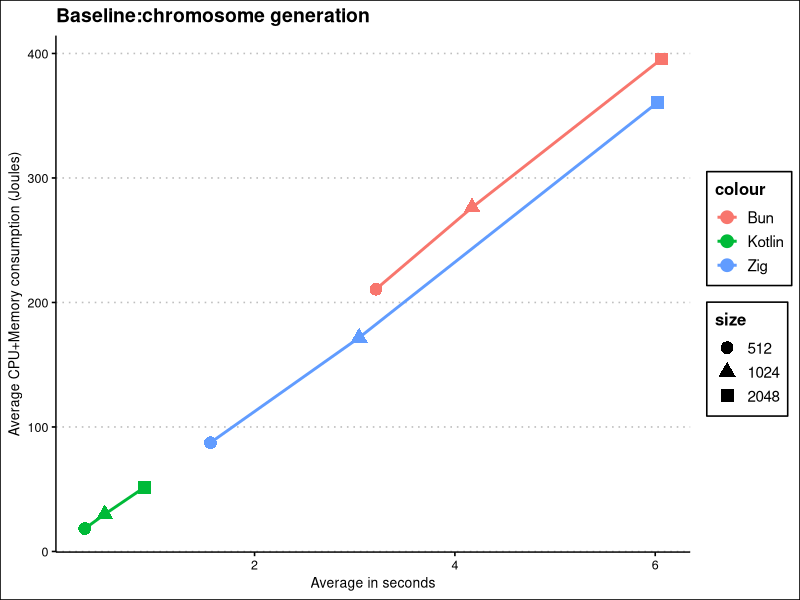
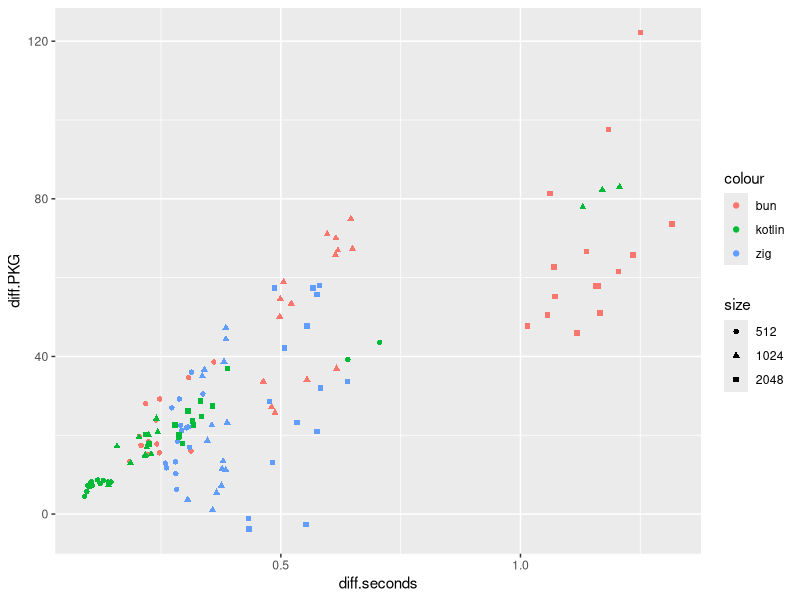
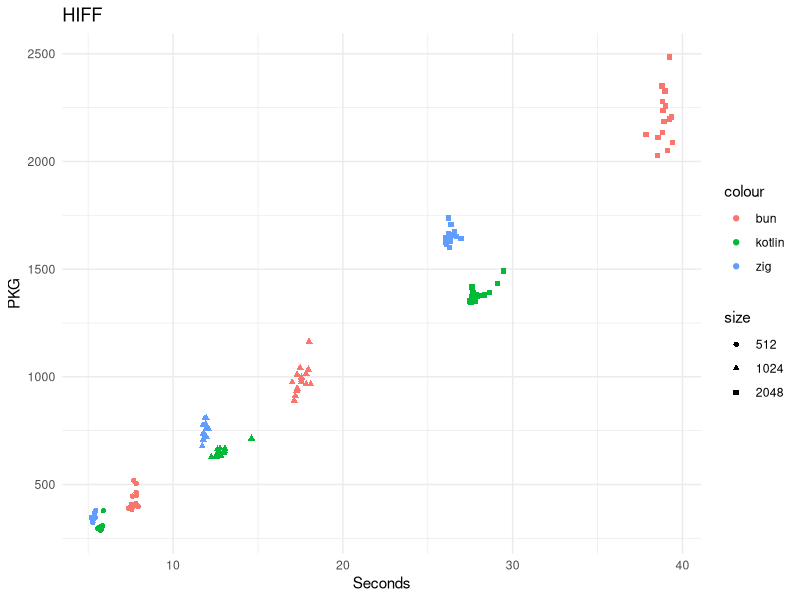
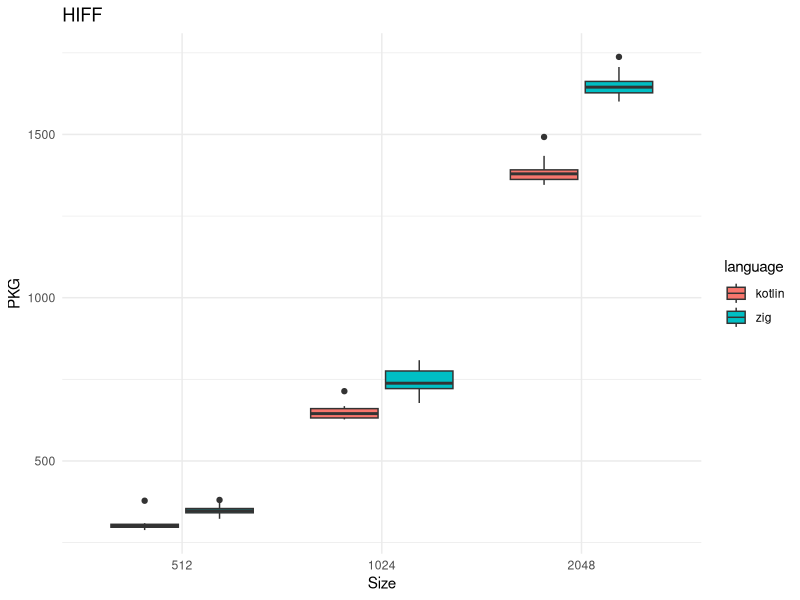
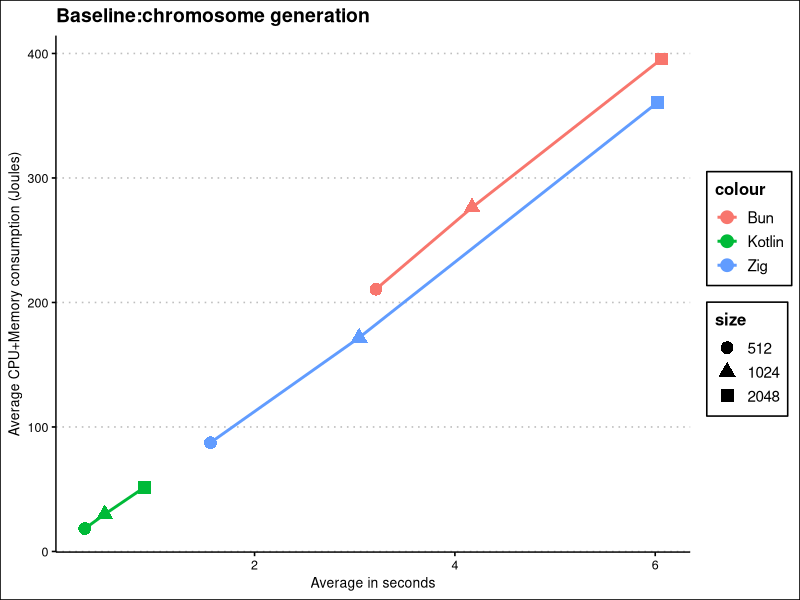

Write R code to recreate these figures, in order.
## ----lion.setup, echo=F, message=F, fig.pos="h!tb", fig.height=4, fig.cap="Average running time and PKG (CPUs and memory) energy consumption generating 40K chromosomes for the three languages (represented with different colors); dot size is proportional to the logarithm of the chromosome size."----
library(dplyr)
library(ggplot2)
library(ggthemes)
generate.chromosomes.bun <- read.csv("../data/generate-chromosomes-bun-lion-24.csv")
generate.chromosomes.bun  %>% group_by( size ) %>% summarise( mean.pkg = mean( PKG ), mean.seconds = mean( seconds ) ) -> generate.chromosomes.bun.avg

generate.chromosomes.zig <- read.csv("../data/lion-zig-gen-23-Feb-12-03-41.csv")
generate.chromosomes.zig %>% group_by( size ) %>% summarise( mean.pkg = mean( PKG ), mean.seconds = mean( seconds ) ) -> generate.chromosomes.zig.avg

generate.chromosomes.kotlin <- read.csv("../data/generate-chromosomes-kotlin-lion-24.csv")
generate.chromosomes.kotlin %>% group_by( size ) %>% summarise( mean.pkg = mean( PKG ), mean.seconds = mean( seconds ) ) -> generate.chromosomes.kotlin.avg

# Add labels for x and y axes
generate.chromosomes.bun.avg$size <- as.factor(generate.chromosomes.bun.avg$size)
generate.chromosomes.zig.avg$size <- as.factor(generate.chromosomes.zig.avg$size)
generate.chromosomes.kotlin.avg$size <- as.factor(generate.chromosomes.kotlin.avg$size)
ggplot(generate.chromosomes.bun.avg, aes(x=mean.seconds,y=mean.pkg,color="Bun"))+ geom_point(data=generate.chromosomes.bun.avg, aes(x=mean.seconds,y=mean.pkg,color="Bun",shape=size),size=4)+geom_line(linewidth=1)+geom_point(data=generate.chromosomes.zig.avg,aes(x=mean.seconds,y=mean.pkg,color="Zig",shape=size), size=4)+geom_line(data=generate.chromosomes.zig.avg,aes(x=mean.seconds,y=mean.pkg,color="Zig"),linewidth=1)+geom_point(data=generate.chromosomes.kotlin.avg,aes(x=mean.seconds,y=mean.pkg,color="Kotlin",shape=size),size=4)+geom_line(data=generate.chromosomes.kotlin.avg,aes(x=mean.seconds,y=mean.pkg,color="Kotlin"), linewidth=1)+ theme_clean()+scale_fill_manual(values=c("blue", "cyan4","pink"))+xlab("Average in seconds")+ylab("Average CPU+Memory consumption (Joules)")+ ggtitle("Baseline:chromosome generation")
ggsave("../preso/img/fig1-gen-PKG-vs-seconds.png", width=6, height=4.5)

## ----lion.combined.ops, echo=F, message=F, fig.pos="h!tb", fig.height=4, fig.cap="Running time and PKG energy consumption processing 40K chromosomes via crossover, mutation and ONEMAX for the three languages (represented with different colors); dot shape represents the chromosome size."----

combined.ops.bun <- read.csv("../data/lion-bun-22-Feb-13-55-23.csv")
generate.bun.avgs.seconds <- c(rep( generate.chromosomes.bun.avg$mean.seconds[1], 15),
                               rep( generate.chromosomes.bun.avg$mean.seconds[2], 15),
                               rep( generate.chromosomes.bun.avg$mean.seconds[3], 15))
combined.ops.bun$diff.seconds <- combined.ops.bun$seconds - generate.bun.avgs.seconds
generate.bun.avgs.pkg <- c(rep( generate.chromosomes.bun.avg$mean.pkg[1], 15),
                            rep( generate.chromosomes.bun.avg$mean.pkg[2], 15),
                            rep( generate.chromosomes.bun.avg$mean.pkg[3], 15))
combined.ops.bun$diff.PKG <- combined.ops.bun$PKG - generate.bun.avgs.pkg
combined.ops.bun$size <- as.factor(combined.ops.bun$size)

combined.ops.bun  %>% group_by( size ) %>% summarise( mean.pkg = mean( diff.PKG ), sd.pkg = sd(diff.PKG), mean.seconds = mean( diff.seconds ) ) -> combined.ops.bun.avg

combined.ops.zig <- read.csv("../data/lion-zig-ops-24-Feb-20-08-58.csv")
generate.zig.avgs.seconds <- c(rep( generate.chromosomes.zig.avg$mean.seconds[1], 15),
                               rep( generate.chromosomes.zig.avg$mean.seconds[2], 15),
                               rep( generate.chromosomes.zig.avg$mean.seconds[3], 15))
combined.ops.zig$diff.seconds <- combined.ops.zig$seconds - generate.zig.avgs.seconds
generate.zig.avgs.pkg <- c(rep( generate.chromosomes.zig.avg$mean.pkg[1], 15),
                            rep( generate.chromosomes.zig.avg$mean.pkg[2], 15),
                            rep( generate.chromosomes.zig.avg$mean.pkg[3], 15))
combined.ops.zig$diff.PKG <- combined.ops.zig$PKG - generate.zig.avgs.pkg
combined.ops.zig$size <- as.factor(combined.ops.zig$size)
combined.ops.zig %>% group_by( size ) %>% summarise( mean.pkg = mean( diff.PKG ), sd.pkg = sd( diff.PKG), mean.seconds = mean( diff.seconds ) ) -> combined.ops.zig.avg

combined.ops.kotlin <- read.csv("../data/lion-kt-ops-25-Feb-13-34-30.csv")
generate.kotlin.avgs.seconds <- c(rep( generate.chromosomes.kotlin.avg$mean.seconds[1], 15),
                               rep( generate.chromosomes.kotlin.avg$mean.seconds[2], 15),
                               rep( generate.chromosomes.kotlin.avg$mean.seconds[3], 15))
combined.ops.kotlin$diff.seconds <- combined.ops.kotlin$seconds - generate.kotlin.avgs.seconds
generate.kotlin.avgs.pkg <- c(rep( generate.chromosomes.kotlin.avg$mean.pkg[1], 15),
                            rep( generate.chromosomes.kotlin.avg$mean.pkg[2], 15),
                            rep( generate.chromosomes.kotlin.avg$mean.pkg[3], 15))
combined.ops.kotlin$diff.PKG <- combined.ops.kotlin$PKG - generate.kotlin.avgs.pkg
combined.ops.kotlin$size <- as.factor(combined.ops.kotlin$size)

combined.ops.kotlin %>% group_by( size ) %>% summarise( mean.pkg = mean( diff.PKG ), sd.pkg = sd(diff.PKG), mean.seconds = mean( diff.seconds ) ) -> combined.ops.kotlin.avg

ggplot(combined.ops.bun, aes(x=diff.seconds, y=diff.PKG, shape=size, color="bun")) +
  geom_point() +
  geom_point(data=combined.ops.zig, aes(x=diff.seconds, y=diff.PKG, shape=size, color="zig")) +
  geom_point(data=combined.ops.kotlin, aes(x=diff.seconds, y=diff.PKG, shape=size, color="kotlin"))
  


## ----lion.combined.ops.joules, echo=F, message=F--------------------------------------
library(kableExtra)

combined.ops.bun.avg$language <- "bun"
combined.ops.zig.avg$language <- "zig"
combined.ops.kotlin.avg$language <- "kotlin"

combined.ops <- rbind(combined.ops.bun.avg, combined.ops.zig.avg, combined.ops.kotlin.avg)
combined.ops$ops.joules <- 40000/ combined.ops$mean.pkg 
combined.ops$sd.ops.joules <- 40000/ combined.ops$sd.pkg
combined.ops %>% select( language, size, mean.pkg, sd.pkg, ops.joules ) %>% kable( digits = 2, col.names = c("Language","Size","PKG average","PKG SD", "Ops/Joule average"), caption = "Average operations per Joule in the combined operations experiment for the three languages." )


## ----lion.hiff, echo=F, message=F, fig.pos="h!tb", fig.height=4, fig.cap="Running time and PKG energy consumption computing the HIFF fitness function for 40K chromosomes for the three languages (represented with different colors); dot shape represents the chromosome size."----

hiff.bun <- read.csv("../data/pinpoint-v3-HIFF-13-Dec-09-06-34.csv")
hiff.bun %>% mutate( delta.pkg = PKG - generate.chromosomes.bun.avg$mean.pkg[ match( size, generate.chromosomes.bun.avg$size ) ], delta.seconds = seconds - generate.chromosomes.bun.avg$mean.seconds[ match( size, generate.chromosomes.bun.avg$size ) ] ) -> hiff.bun.delta
hiff.bun.delta$size <- as.factor(hiff.bun.delta$size)

hiff.zig <- read.csv("../data/lion-zig-hiff-27-Feb-13-04-04.csv")
hiff.zig %>% mutate( delta.pkg = PKG - generate.chromosomes.zig.avg$mean.pkg[ match( size, generate.chromosomes.zig.avg$size ) ], delta.seconds = seconds - generate.chromosomes.zig.avg$mean.seconds[ match( size, generate.chromosomes.zig.avg$size ) ] ) -> hiff.zig.delta
hiff.zig.delta$size <- as.factor(hiff.zig.delta$size)

hiff.kotlin <- read.csv("../data/lion-kt-hiff-27-Feb-09-41-42.csv")
hiff.kotlin %>% mutate( delta.pkg = PKG - generate.chromosomes.kotlin.avg$mean.pkg[ match( size, generate.chromosomes.kotlin.avg$size ) ], delta.seconds = seconds - generate.chromosomes.kotlin.avg$mean.seconds[ match( size, generate.chromosomes.kotlin.avg$size ) ] ) -> hiff.kotlin.delta
hiff.kotlin.delta$size <- as.factor(hiff.kotlin.delta$size)

ggplot(hiff.bun.delta, aes(x=delta.seconds, y=delta.pkg, shape=size,color="bun")) +
  geom_point() + geom_point(data=hiff.zig.delta, aes(x=delta.seconds, y=delta.pkg, shape=size, color="zig")) + geom_point(data=hiff.kotlin.delta, aes(x=delta.seconds, y=delta.pkg, shape=size, color="kotlin")) +
  labs(title="HIFF", x="Seconds", y="PKG") +
  theme_minimal()



## ----lion.hiff.boxplot, echo=F, message=F, warning=F, fig.pos="h!tb", fig.height=4, fig.cap="Boxplot of the energy consumption of the HIFF fitness function for 40K chromosomes for Kotlin and {\\protect\\sf zig}"----
kotlin.zig.hiff <- data.frame(
  language = c(rep("kotlin",nrow(hiff.kotlin.delta)), rep("zig",nrow(hiff.zig.delta))),
  delta.pkg = c(hiff.kotlin.delta$delta.pkg, hiff.zig.delta$delta.pkg),
  size=as.factor(c(hiff.kotlin.delta$size, hiff.zig.delta$size)) 
  )
ggplot(kotlin.zig.hiff, aes(x=size, y=delta.pkg, fill=language)) + geom_boxplot() + labs(title="HIFF", x="Size", y="PKG") + theme_minimal()
# wilcox.test(delta.pkg ~ language, data=kotlin.zig.hiff[kotlin.zig.hiff$size=="512",])
# wilcox.test(delta.pkg ~ language, data=kotlin.zig.hiff[kotlin.zig.hiff$size=="1024",])
# wilcox.test(delta.pkg ~ language, data=kotlin.zig.hiff[kotlin.zig.hiff$size=="2048",])


## ----lion.hiff.joules, echo=F, message=F----------------------------------------------
library(kableExtra)
hiff.bun.delta %>% group_by( size ) %>% summarise( mean.pkg = mean( delta.pkg ), sd.pkg = sd( delta.pkg), mean.seconds = mean( delta.seconds ) ) -> hiff.bun.avg
hiff.zig.delta %>% group_by( size ) %>% summarise( mean.pkg = mean( delta.pkg ), sd.pkg = sd( delta.pkg), mean.seconds = mean( delta.seconds ) ) -> hiff.zig.avg
hiff.kotlin.delta %>% group_by( size ) %>% summarise( mean.pkg = mean( delta.pkg ), sd.pkg = sd( delta.pkg), mean.seconds = mean( delta.seconds ) ) -> hiff.kotlin.avg

hiff.bun.avg$language <- "bun"
hiff.zig.avg$language <- "zig"
hiff.kotlin.avg$language <- "kotlin"

hiff <- rbind(hiff.bun.avg, hiff.zig.avg, hiff.kotlin.avg)
hiff$ops.joules <- 40000/ hiff$mean.pkg 
hiff$sd.ops.joules <- 40000/ hiff$sd.pkg
hiff %>% select( language, size, mean.pkg, sd.pkg, ops.joules ) %>% kable( digits = 2, col.names = c("Language","Size","PKG average","PKG SD", "Ops/Joule average"), caption = "Average operations per Joule in the HIFF experiment for the three languages." )
